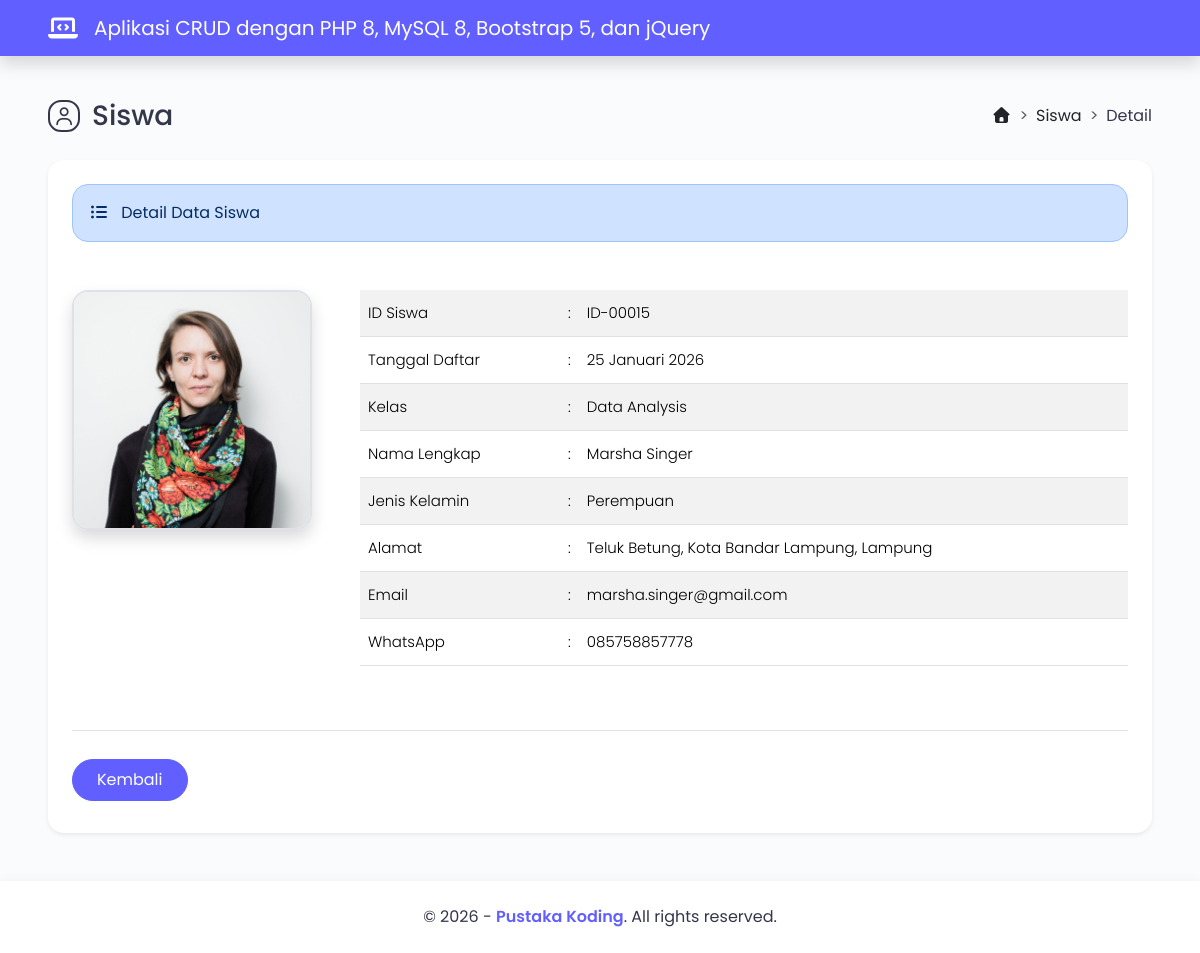
Page /?halaman=detail&id=ID-00015 on the committed database.
### tables this page shows
CREATE TABLE `tbl_siswa` (
  `id_siswa` varchar(8) NOT NULL,
  `tanggal_daftar` date NOT NULL,
  `kelas` varchar(30) NOT NULL,
  `nama_lengkap` varchar(50) NOT NULL,
  `jenis_kelamin` enum('Laki-laki','Perempuan') NOT NULL,
  `alamat` varchar(255) NOT NULL,
  `email` varchar(50) NOT NULL,
  `whatsapp` varchar(13) NOT NULL,
  `foto_profil` varchar(100) NOT NULL
);

### helper/functions.php (called while the page is built, shortened)
<?php
function tanggal_id(?string $tanggal): string
{
    $bulan_indo = [
        1 => 'Januari',
        'Februari',
        'Maret',
        'April',
        'Mei',
        'Juni',
        'Juli',
        'Agustus',
        'September',
        'Oktober',
        'November',
        'Desember'
    ];
    try {
        $date  = new DateTime($tanggal);
        $tgl   = $date->format('d');
        $bulan = (int)$date->format('m');
        $tahun = $date->format('Y');
        return $tgl . ' ' . $bulan_indo[$bulan] . ' ' . $tahun;
    } catch (Exception $e) {
        return "Format Tanggal Salah";
    }
}

### tampil_detail.php (the view, shortened to what this page needs)
<div class="d-flex flex-column flex-lg-row mt-5 mb-3">
    <div class="flex-grow-1 d-flex align-items-center">
        <i class="fa-regular fa-user icon-title"></i>
        <h3>Siswa</h3>
    </div>
    <div class="ms-5 ms-lg-0 pt-lg-2">
        <nav style="--bs-breadcrumb-divider: '>';" aria-label="breadcrumb">
            <ol class="breadcrumb">
                <li class="breadcrumb-item"><a href="https://pustakakoding.com/" class="text-dark text-decoration-none"><i class="fa-solid fa-house"></i></a></li>
                <li class="breadcrumb-item"><a href="?halaman=data" class="text-dark text-decoration-none">Siswa</a></li>
                <li class="breadcrumb-item" aria-current="page">Detail</li>
            </ol>
        </nav>
    </div>
</div>
<?php
if (isset($_GET['id'])) {
    $id_siswa = $_GET['id'];
    $query = $mysqli->query("SELECT * FROM tbl_siswa WHERE id_siswa='$id_siswa'")
                            or die("Ada kesalahan pada query tampil data : {$mysqli->error}");
    $data = $query->fetch_assoc();
}
?>
<div class="bg-white rounded-4 shadow-sm p-4 mb-5">
    <div class="alert alert-primary rounded-4 mb-5" role="alert">
        <i class="fa-solid fa-list-ul me-2"></i> Detail Data Siswa
    </div>
    <div class="d-flex flex-column flex-xl-row">
        <div class="flex-shrink-0 text-center mb-5 mb-xl-0">
            <div class="foto-profil-detail">
                <img src="images/<?= basename($data['foto_profil']) ?>" class="border border-2 img-fluid rounded-4 shadow" alt="Foto Profil" width="240" height="240" loading="lazy">
            </div>
        </div>
        <div class="flex-grow-1 text-muted fw-light ms-xl-5">
            <div class="table-responsive">
                <table class="table table-striped lh-lg">
                    <tr>
                        <td width="200">ID Siswa</td>
                        <td width="10">:</td>
                        <td><?= $data['id_siswa'] ?></td>
                    </tr>
                    <tr>
                        <td>Tanggal Daftar</td>
                        <td>:</td>
                        <td><?= tanggal_id($data['tanggal_daftar']) ?></td>
                    </tr>
                    <tr>
                        <td>Kelas</td>
                        <td>:</td>
                        <td><?= $data['kelas'] ?></td>
                    </tr>
                    <tr>
                        <td>Nama Lengkap</td>
                        <td>:</td>
                        <td><?= $data['nama_lengkap'] ?></td>
                    </tr>
                    <tr>
                        <td>Jenis Kelamin</td>
                        <td>:</td>
                        <td><?= $data['jenis_kelamin'] ?></td>
                    </tr>
                    <tr>
                        <td>Alamat</td>
                        <td>:</td>
                        <td><?= $data['alamat'] ?></td>
                    </tr>
                    <tr>
                        <td>Email</td>
                        <td>:</td>
                        <td><?= $data['email'] ?></td>
                    </tr>
                    <tr>
                        <td>WhatsApp</td>
                        <td>:</td>
                        <td><?= $data['whatsapp'] ?></td>
                    </tr>
                </table>
            </div>
        </div>
    </div>
    <div class="pt-4 pb-2 mt-5 border-top">
        <div class="d-grid gap-3 d-sm-flex justify-content-md-start pt-1">
            <a href="?halaman=data" class="btn btn-primary rounded-pill py-2 px-4">Kembali</a>
        </div>
    </div>
</div>

### assets/css/style.css (style rules this page uses)
body { font-family: poppins, sans-serif; background: #f9fbfd; color: #34364a; }
.icon-title { display: inline-flex; align-items: center; justify-content: center; color: #34364a; border: 2px solid #34364a; width: 18px; height: 18px; padding: 14px; font-size: 18px; border-radius: 41%; margin-right: 12px; margin-bottom: 8px; }
.btn-primary { --bs-btn-color: #fff; --bs-btn-bg: #615fff; --bs-btn-border-color: #615fff; --bs-btn-hover-color: #fff; --bs-btn-hover-bg: #4f39f6; --bs-btn-hover-border-color: #4f39f6; --bs-btn-focus-shadow-rgb: 49, 132, 253; --bs-btn-active-color: #fff; --bs-btn-active-bg: #4f39f6; --bs-btn-active-border-color: #4f39f6; --bs-btn-active-shadow: inset 0 3px 5px rgba(0, 0, 0, 0.125); --bs-btn-disabled-color: #fff; --bs-btn-disabled-bg: #615fff; --bs-btn-disabled-border-color: #615fff; }
.table { font-size: 15px; vertical-align: middle; }

### rows in the picture
tbl_siswa: foto_profil (picture), id_siswa "ID-00015", tanggal_daftar "25 Januari 2026", kelas "Data Analysis", nama_lengkap "Marsha Singer", jenis_kelamin "Perempuan", alamat "Teluk Betung, Kota Bandar Lampung, Lampung", email "marsha.singer@gmail.com", whatsapp "085758857778"
